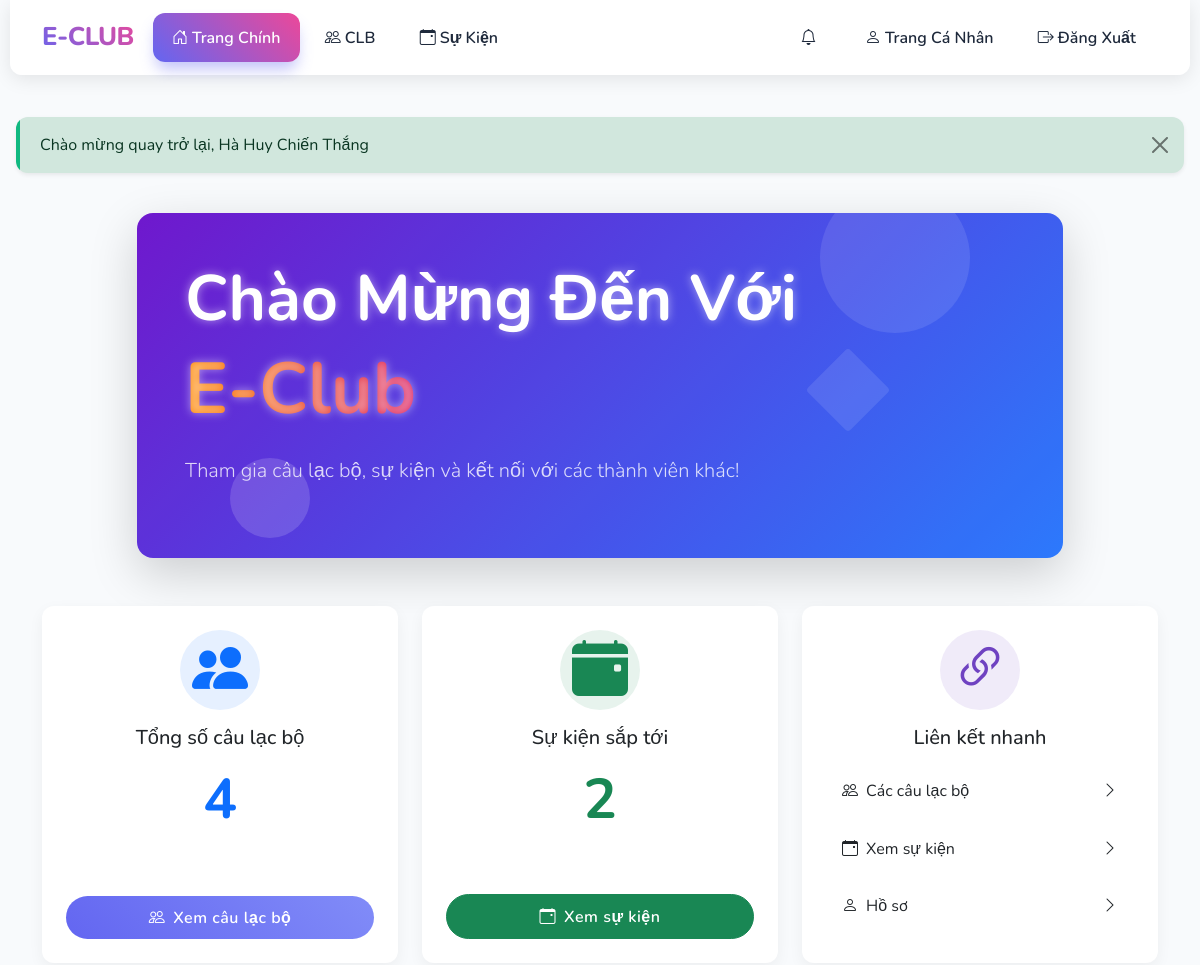
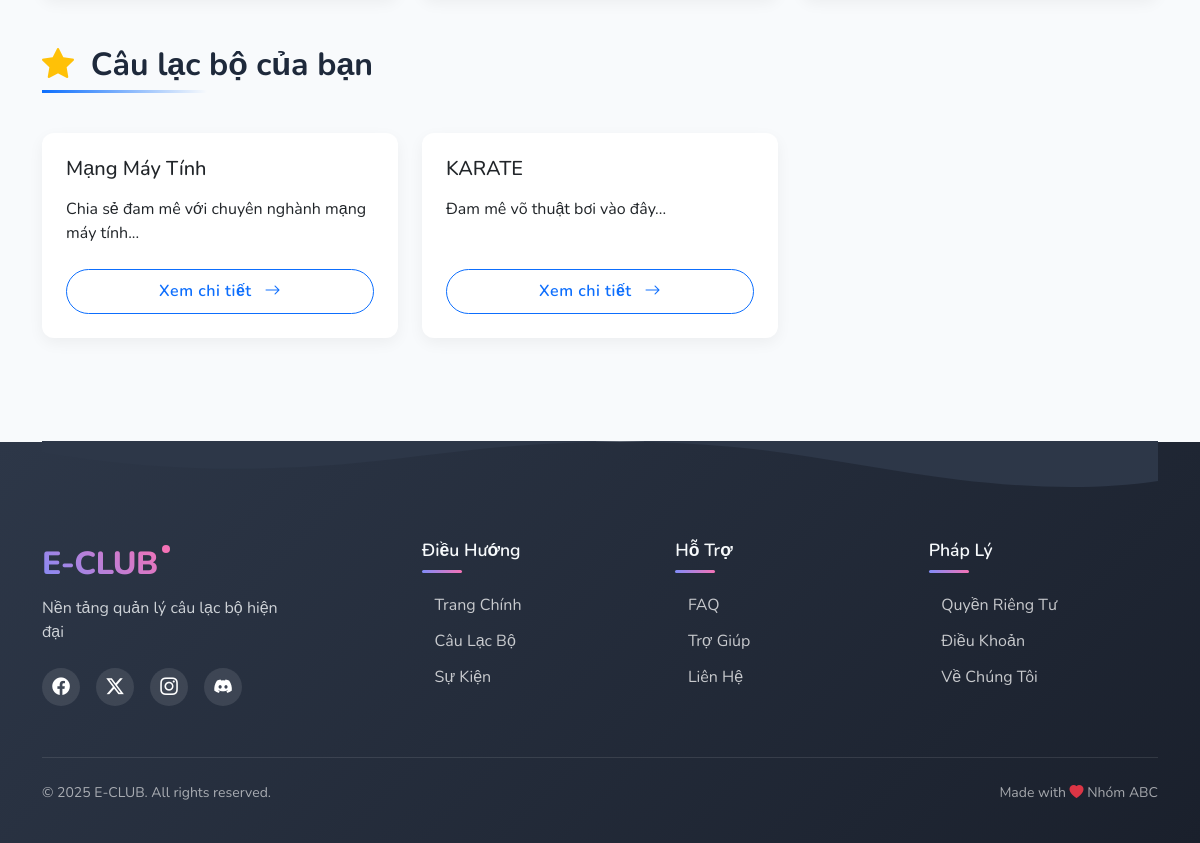
Screenshot of /index.php?page=home (signed in) with the database file from the repository (2 pictures, top to bottom).
### tables this page shows
CREATE TABLE `clubs` (
  `id` int(11) NOT NULL,
  `name` varchar(100) NOT NULL,
  `description` text DEFAULT NULL,
  `created_at` timestamp NOT NULL DEFAULT current_timestamp(),
  `status` enum('active','inactive') NOT NULL DEFAULT 'active',
  `image_url` varchar(255) DEFAULT NULL
);

### includes/language.php (called while the page is built, shortened)
<?php
function getCurrentLanguage() {
    return $_SESSION['lang'] ?? 'vi';
}
function loadLanguage() {
    $lang = getCurrentLanguage();
    $langFile = __DIR__ . "/../lang/{$lang}.php";
    if (file_exists($langFile)) {
        return require $langFile;
    }
    return [];
}
function __($key, $params = []) {
    static $translations = null;
    if ($translations === null) {
        $translations = loadLanguage();
    }
    $text = $translations[$key] ?? $key;
    return $text;
}

### lang/vi.php (called while the page is built)
<?php
return [
    'app_name' => 'Hệ thống Quản lý Câu lạc bộ',
    'home' => 'Trang chủ',
    'clubs' => 'Câu lạc bộ',
    'events' => 'Sự kiện',
    'profile' => 'Hồ sơ',
    'admin' => 'Quản trị',
    'login' => 'Đăng nhập',
    'register' => 'Đăng ký',
    'logout' => 'Đăng xuất',
    'total_clubs' => 'Tổng số câu lạc bộ',
    'view_clubs' => 'Xem câu lạc bộ',
    'view_events' => 'Xem sự kiện',
    'quick_links' => 'Liên kết nhanh',
    'browse_clubs' => 'Các câu lạc bộ',
    'welcome_to' => 'Chào mừng đến với {name}',
    'home_description' => 'Tham gia câu lạc bộ, sự kiện và kết nối với các thành viên khác!',
    'get_started_message' => 'Bắt đầu bằng cách tạo tài khoản hoặc đăng nhập.',
    'welcome' => 'Chào mừng trở lại, {name}',
    'access_denied' => 'Truy cập bị từ chối',
    'login_required' => 'Vui lòng đăng nhập để truy cập trang này',
    'invalid_password' => 'Mật khẩu không đúng',
    'user_not_found' => 'Không tìm thấy người dùng',
    'register_success' => 'Đăng ký thành công',
    'join_success' => 'Yêu cầu tham gia đã được gửi thành công',
    'already_member' => 'Bạn đã là thành viên của câu lạc bộ này',
    'full_name' => 'Họ và tên',
    'email' => 'Địa chỉ email',
    'password' => 'Mật khẩu',
    'confirm_password' => 'Xác nhận mật khẩu',
    'submit' => 'Gửi',
    'club_name' => 'Tên câu lạc bộ',
    'club_description' => 'Mô tả',
    'join_club' => 'Tham gia câu lạc bộ',
    'view_details' => 'Xem chi tiết',
    'your_clubs' => 'Câu lạc bộ của bạn',
    'event_title' => 'Tiêu đề sự kiện',
    'event_date' => 'Ngày diễn ra',
    'upcoming_events' => 'Sự kiện sắp tới',
    'mark_present' => 'Đánh dấu có mặt',
    'mark_absent' => 'Đánh dấu vắng mặt',
    'attendees' => 'Danh sách tham dự',
    'attendance_marked' => 'Đã đánh dấu điểm danh thành công',
    'attendance_failed' => 'Không thể đánh dấu điểm danh',
    'event_not_found' => 'Không tìm thấy sự kiện',
    'status' => 'Trạng thái',
    'pending' => 'Đang chờ',
    'approved' => 'Đã duyệt',
    'rejected' => 'Từ chối',
    'present' => 'Có mặt',
    'absent' => 'Vắng mặt',
    'all_rights_reserved' => 'Đã đăng ký bản quyền'
];

### config.php (called while the page is built, shortened)
<?php
require_once __DIR__ . '/includes/language.php';
function isLoggedIn() {
    return isset($_SESSION['user_id']);
}
?>

### pages/home.php (the view, shortened to what this page needs)
<?php
$total_clubs = 0;
$total_events = 0;
$user_clubs = [];
$sql = "SELECT COUNT(*) as total FROM clubs";
$result = $conn->query($sql);
if ($result) {
    $total_clubs = $result->fetch_assoc()['total'];
}
$sql = "SELECT COUNT(*) as total FROM events WHERE event_date >= CURDATE()";
$result = $conn->query($sql);
if ($result) {
    $total_events = $result->fetch_assoc()['total'];
}
if (isLoggedIn()) {
    $sql = "SELECT c.* FROM clubs c
           INNER JOIN club_members cm ON c.id = cm.club_id
           WHERE cm.user_id = ? AND cm.status = 'approved'";
    $stmt = $conn->prepare($sql);
    $stmt->bind_param("i", $_SESSION['user_id']);
    $stmt->execute();
    $result = $stmt->get_result();
    while ($club = $result->fetch_assoc()) {
        $user_clubs[] = $club;
    }
}
?>
<div class="container py-4">
    <div class="row mb-5">
        <div class="col-lg-10 mx-auto">
            <div class="hero-anime p-5 rounded-4 shadow-lg position-relative overflow-hidden">
                <div class="anime-overlay"></div>
                <div class="position-relative z-2">
                    <h1 class="display-3 fw-bold mb-2 text-white anime-text-glow animate__animated animate__fadeIn">
                        <?php echo __('Chào Mừng Đến Với'); ?>
                    </h1>
                    <h1 class="display-2 fw-bold mb-4 text-white anime-text-glow animate__animated animate__fadeIn animate__delay-1s">
                        <span class="text-gradient">E-Club</span>
                    </h1>
                    <p class="lead mb-4 text-white-80 animate__animated animate__fadeIn animate__delay-2s">
                        <?php echo __('home_description'); ?>
                    </p>
                </div>
                <div class="anime-decoration anime-circle-1"></div>
                <div class="anime-decoration anime-circle-2"></div>
                <div class="anime-decoration anime-square"></div>
            </div>
        </div>
    </div>
    <div class="row g-4 mb-5">
        <div class="col-md-4 animate__animated animate__fadeInUp">
            <div class="card h-100 text-center anime-card">
                <div class="card-body d-flex flex-column p-4">
                    <div class="anime-icon-wrapper mb-3">
                        <i class="bi bi-people-fill display-4"></i>
                    </div>
                    <h5 class="card-title mb-3"><?php echo __('total_clubs'); ?></h5>
                    <p class="card-text display-4 mb-3 fw-bold anime-number"><?php echo $total_clubs; ?></p>
                    <a href="index.php?page=clubs" class="btn btn-primary mt-auto anime-btn">
                        <i class="bi bi-people me-2"></i><?php echo __('view_clubs'); ?>
                    </a>
                </div>
            </div>
        </div>
        <div class="col-md-4 animate__animated animate__fadeInUp animate__delay-1s">
            <div class="card h-100 text-center anime-card">
                <div class="card-body d-flex flex-column p-4">
                    <div class="anime-icon-wrapper mb-3 anime-icon-green">
                        <i class="bi bi-calendar-event-fill display-4"></i>
                    </div>
                    <h5 class="card-title mb-3"><?php echo __('upcoming_events'); ?></h5>
                    <p class="card-text display-4 mb-3 fw-bold anime-number-green"><?php echo $total_events; ?></p>
                    <a href="index.php?page=events" class="btn btn-success mt-auto anime-btn">
                        <i class="bi bi-calendar-event me-2"></i><?php echo __('view_events'); ?>
                    </a>
                </div>
            </div>
        </div>
        <div class="col-md-4 animate__animated animate__fadeInUp animate__delay-2s">
            <div class="card h-100 text-center anime-card">
                <div class="card-body d-flex flex-column p-4">
                    <div class="anime-icon-wrapper mb-3 anime-icon-purple">
                        <i class="bi bi-link-45deg display-4"></i>
                    </div>
                    <h5 class="card-title mb-3"><?php echo __('quick_links'); ?></h5>
                    <div class="list-group anime-list">
                        <a href="index.php?page=clubs" class="list-group-item list-group-item-action anime-list-item">
                            <i class="bi bi-people me-2"></i><?php echo __('browse_clubs'); ?>
                            <i class="bi bi-chevron-right ms-auto"></i>
                        </a>
                        <a href="index.php?page=events" class="list-group-item list-group-item-action anime-list-item">
                            <i class="bi bi-calendar-event me-2"></i><?php echo __('view_events'); ?>
                            <i class="bi bi-chevron-right ms-auto"></i>
                        </a>
                        <?php if (isLoggedIn()): ?>
                            <a href="index.php?page=profile" class="list-group-item list-group-item-action anime-list-item">
                                <i class="bi bi-person me-2"></i><?php echo __('profile'); ?>
                                <i class="bi bi-chevron-right ms-auto"></i>
                            </a>
                        <?php endif; ?>
                    </div>
                </div>
            </div>
        </div>
    </div>
    <?php if (isLoggedIn() && !empty($user_clubs)): ?>
        <div class="anime-section-header mb-4 animate__animated animate__fadeIn animate__delay-3s">
            <h2 class="anime-title">
                <i class="bi bi-star-fill me-2 text-warning"></i>
                <?php echo __('your_clubs'); ?>
            </h2>
        </div>
        <div class="row g-4 mb-4 animate__animated animate__fadeIn animate__delay-3s">
            <?php foreach ($user_clubs as $club): ?>
                <div class="col-md-4 mb-4">
                    <div class="card h-100 anime-card">
                        <div class="card-body d-flex flex-column p-4">
                            <h5 class="card-title mb-3"><?php echo htmlspecialchars($club['name']); ?></h5>
                            <p class="card-text mb-4"><?php echo htmlspecialchars(substr($club['description'], 0, 100)) . '...'; ?></p>
                            <a href="index.php?page=clubs&id=<?php echo $club['id']; ?>" class="btn btn-outline-primary mt-auto anime-btn-outline">
                                <span><?php echo __('view_details'); ?></span>
                                <i class="bi bi-arrow-right ms-2"></i>
                            </a>
                        </div>
                    </div>
                </div>
            <?php endforeach; ?>
        </div>
    <?php endif; ?>
</div>

### templates/layout.php (style rules this page uses)
:root { --primary-color: #6366f1; --primary-light: #818cf8; --primary-dark: #4f46e5; --secondary-color: #ec4899; --secondary-light: #f472b6; --accent-color: #0ea5e9; --success-color: #10b981; --warning-color: #f59e0b; --danger-color: #ef4444; --background-color: #f8fafc; --text-color: #1e293b; --border-radius: 12px; --card-border-radius: 16px; --transition-speed: 0.3s; }
body { min-height: 100vh; display: flex; flex-direction: column; background-color: var(--background-color); font-family: 'Nunito', sans-serif; color: var(--text-color); overflow-x: hidden; }
.card { border: none; border-radius: var(--card-border-radius); background: #fff; box-shadow: 0 5px 15px rgba(0, 0, 0, 0.05); transition: all var(--transition-speed) ease; overflow: hidden; position: relative; z-index: 1; }
.card::before { content: ''; position: absolute; top: 0; left: 0; width: 4px; height: 100%; z-index: 2; opacity: 0; transition: opacity var(--transition-speed) ease; }
.btn { border-radius: var(--border-radius); padding: 0.7rem 1.5rem; font-weight: 600; transition: all var(--transition-speed) ease; position: relative; overflow: hidden; z-index: 1; }
.btn::before { content: ''; position: absolute; top: 0; left: 0; width: 100%; height: 100%; background: rgba(255, 255, 255, 0.1); z-index: -1; transform: translateX(-100%) rotate(45deg); transition: transform 0.6s ease; }
.btn-primary { background: linear-gradient(45deg, var(--primary-color), var(--primary-light)); border: none; }
.fade-in { animation: fadeIn 0.5s ease-in; }

### pages/home.php (style rules this page uses)
.hero-anime { background: linear-gradient(135deg, #6a11cb 0%, #2575fc 100%); padding: 3rem !important; position: relative; z-index: 1; }
.anime-overlay { position: absolute; top: 0; left: 0; right: 0; bottom: 0; opacity: 0.3; z-index: 0; }
.z-2 { position: relative; z-index: 2; }
.text-white-80 { color: rgba(255, 255, 255, 0.8); }
.anime-text-glow { text-shadow: 0 0 10px rgba(255, 255, 255, 0.5); }
.text-gradient { background: linear-gradient(to right, #ff8a00, #da1b60); -webkit-background-clip: text; -webkit-text-fill-color: transparent; position: relative; }
.anime-decoration { position: absolute; border-radius: 50%; z-index: 1; }
.anime-circle-1 { width: 150px; height: 150px; background: rgba(255, 255, 255, 0.1); top: -30px; right: 10%; animation: float 6s ease-in-out infinite; }
.anime-circle-2 { width: 80px; height: 80px; background: rgba(255, 255, 255, 0.15); bottom: 20px; left: 10%; animation: float 8s ease-in-out infinite; }
.anime-square { width: 60px; height: 60px; background: rgba(255, 255, 255, 0.1); bottom: 40%; right: 20%; border-radius: 4px; transform: rotate(45deg); animation: float 7s ease-in-out infinite; }
.anime-card { border: none; border-radius: 12px; box-shadow: 0 5px 15px rgba(0, 0, 0, 0.05); transition: all 0.3s ease; overflow: hidden; }
.anime-icon-wrapper { width: 80px; height: 80px; border-radius: 50%; background: rgba(var(--bs-primary-rgb), 0.1); display: flex; align-items: center; justify-content: center; margin: 0 auto 1.5rem; color: var(--bs-primary); transition: all 0.3s ease; }
.anime-icon-green { background: rgba(var(--bs-success-rgb), 0.1); color: var(--bs-success); }
.anime-icon-purple { background: rgba(111, 66, 193, 0.1); color: #6f42c1; }
.anime-number { color: var(--bs-primary); font-weight: 700; }
.anime-number-green { color: var(--bs-success); font-weight: 700; }
.anime-btn { border-radius: 50px; padding: 0.6rem 1.5rem; font-weight: 600; letter-spacing: 0.5px; position: relative; overflow: hidden; z-index: 1; transition: all 0.3s ease; }
.anime-btn::before { content: ''; position: absolute; top: 0; left: 0; width: 0%; height: 100%; background: rgba(255, 255, 255, 0.2); z-index: -1; transition: all 0.3s ease; }
.anime-btn-outline { border-radius: 50px; padding: 0.6rem 1.5rem; font-weight: 600; letter-spacing: 0.5px; position: relative; overflow: hidden; z-index: 1; transition: all 0.3s ease; }
.anime-list { border-radius: 12px; overflow: hidden; }
.anime-list-item { border: none; padding: 0.8rem 1rem; margin-bottom: 0.5rem; border-radius: 8px !important; display: flex; align-items: center; transition: all 0.2s ease; }
.anime-section-header { position: relative; padding-bottom: 0.5rem; margin-bottom: 2rem; }
.anime-title { font-weight: 700; position: relative; display: inline-block; padding-bottom: 0.5rem; }
.anime-title::after { content: ''; position: absolute; left: 0; bottom: 0; width: 50%; height: 3px; background: linear-gradient(to right, var(--bs-primary), transparent); }

### rows the page displays
clubs: name "Mạng Máy Tính", description "Chia sẻ đam mê với chuyên nghành mạng máy tính"
clubs: name "KARATE", description "Đam mê võ thuật bơi vào đây"

### other values shown
$flash['message'] "Chào mừng quay trở lại, Hà Huy Chiến Thắng"
__('Chào Mừng Đến Với') "Chào Mừng Đến Với"
__('home_description') "Tham gia câu lạc bộ, sự kiện và kết nối với các thành viên khác!"
__('total_clubs') "Tổng số câu lạc bộ"
$total_clubs "4"
__('view_clubs') "Xem câu lạc bộ"
__('upcoming_events') "Sự kiện sắp tới"
$total_events "2"
__('view_events') "Xem sự kiện"
__('quick_links') "Liên kết nhanh"
__('browse_clubs') "Các câu lạc bộ"
__('profile') "Hồ sơ"
__('your_clubs') "Câu lạc bộ của bạn"
APP_NAME "E-CLUB"
